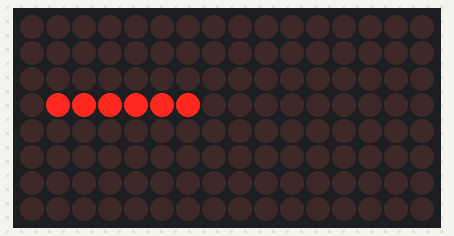
A sketch run on a simulated ESP32. On the bench: 16×8 LED matrix.

Above: at 0.07 s.
At 0.53 s:
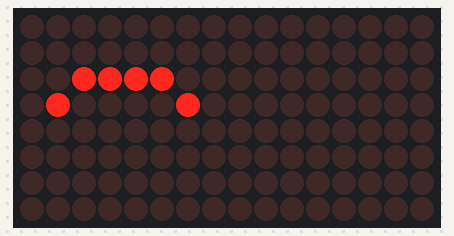
At 1.1 s:
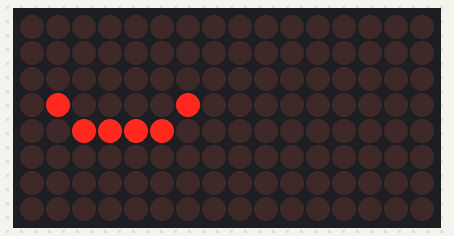
At 2.08 s:
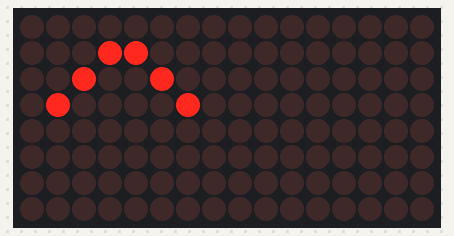

Measured:
- by itself, everything shown: repeats every 1.7 s, in 8 steps
- what the display in image 2 shows lasts 0.6 s, from 1.1 s to 1.7 s

The sketch:

5.1_ESP32_SimpleAnimation_Test.ino
```cpp
#include <MD_MAX72XX.h>
#include <SPI.h>

// Define hardware type and connections
#define HARDWARE_TYPE MD_MAX72XX::PAROLA_HW
#define MAX_DEVICES 2  // Two matrices
#define CS_PIN 5        // Chip Select
#define DATA_PIN 23     // MOSI
#define CLK_PIN 18      // SCK

// Create display object using hardware SPI
MD_MAX72XX mx = MD_MAX72XX(HARDWARE_TYPE, CS_PIN, MAX_DEVICES);

// Eye blink animation frames
const byte DATA_EYE_BLINK[8][8] = {
  {0b00000000, 0b00000000, 0b00000000, 0b01111110, 0b00000000, 0b00000000, 0b00000000, 0b00000000},
  {0b00000000, 0b00000000, 0b00111100, 0b01000010, 0b00000000, 0b00000000, 0b00000000, 0b00000000},
  {0b00000000, 0b00011000, 0b00100100, 0b01000010, 0b00000000, 0b00000000, 0b00000000, 0b00000000},
  {0b00000000, 0b00000000, 0b00111100, 0b01000010, 0b00000000, 0b00000000, 0b00000000, 0b00000000},
  {0b00000000, 0b00000000, 0b00000000, 0b01111110, 0b00000000, 0b00000000, 0b00000000, 0b00000000},
  {0b00000000, 0b00000000, 0b00000000, 0b01000010, 0b00111100, 0b00000000, 0b00000000, 0b00000000},
  {0b00000000, 0b00000000, 0b00000000, 0b01000010, 0b00100100, 0b00011000, 0b00000000, 0b00000000},
  {0b00000000, 0b00000000, 0b00000000, 0b01000010, 0b00111100, 0b00000000, 0b00000000, 0b00000000}
};

void setup() {
  mx.begin();
  mx.control(MD_MAX72XX::INTENSITY, 5);
  mx.clear();
}

void loop() {
  for (int frame = 0; frame < 8; frame++) {
    mx.clear();

    for (int row = 0; row < 8; row++) {
      // Set left matrix (device 1)
      mx.setRow(1, row, DATA_EYE_BLINK[frame][row]);

      // Optionally clear right matrix (device 0)
      mx.setRow(0, row, 0x00);
    }

    mx.update();
    delay(150);  // Frame delay
  }

  delay(500);  // Pause before repeating animation
}
```
